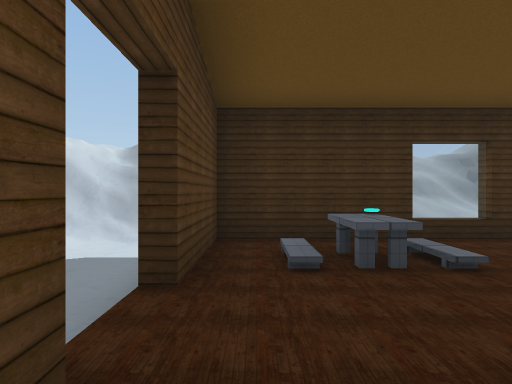
view 1 (above)

16 first-person views from a walk through a Unity game level. The camera is 1.2 m above the floor, looks level and sees 75° across. Doors are open. The floor is counted in squares, 2 m on a side. Each view is taken from the middle of a square. On the plan, view 1 faces up. The plan holds only what a view shows up to about 10 squares ahead; the rest is blank. The place goes on beyond the plan. The player is left out. Some surface patterns are stand-ins.

view 2
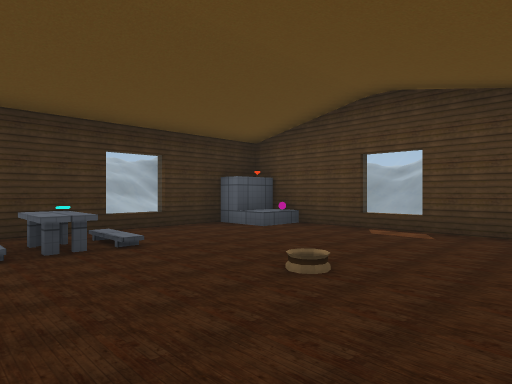

view 3
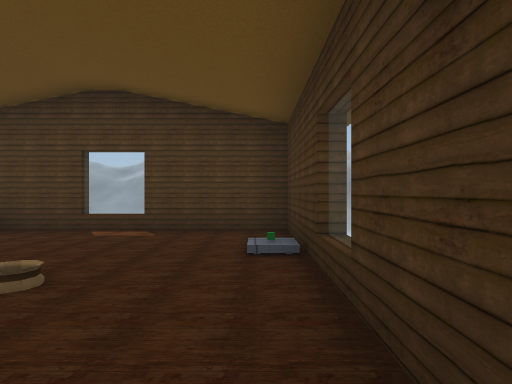

view 4
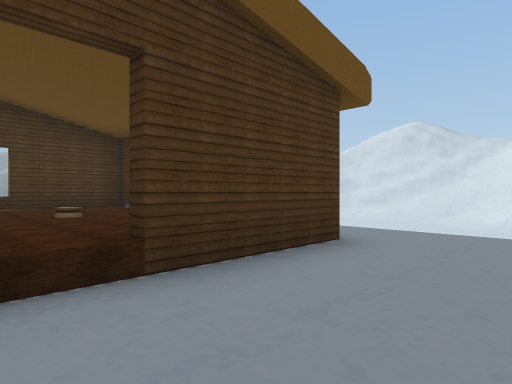

view 5
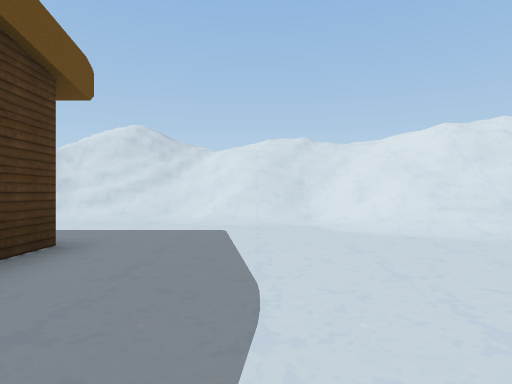

view 6
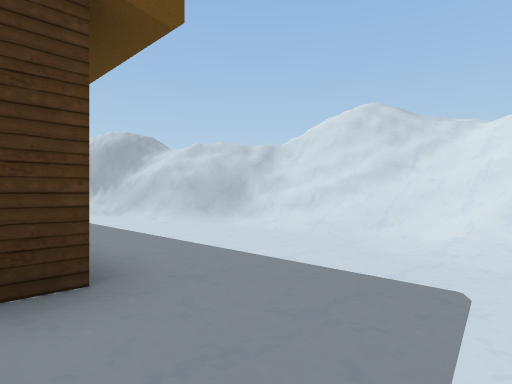

view 7
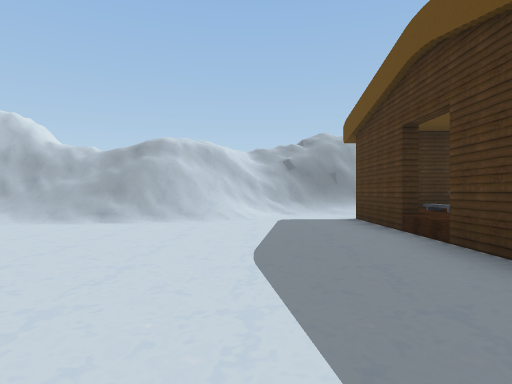

view 8
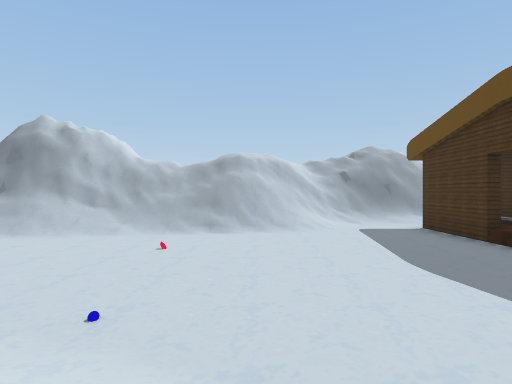

view 9
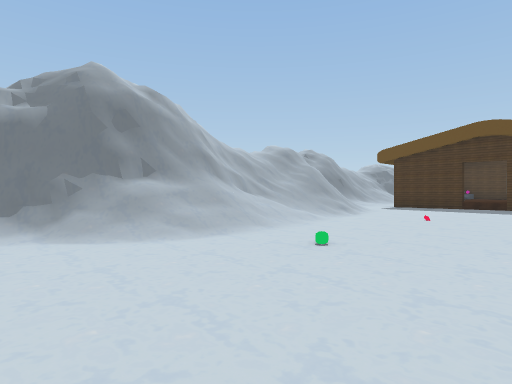

view 10
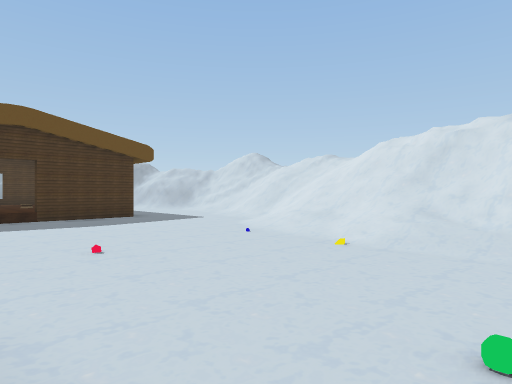

view 11
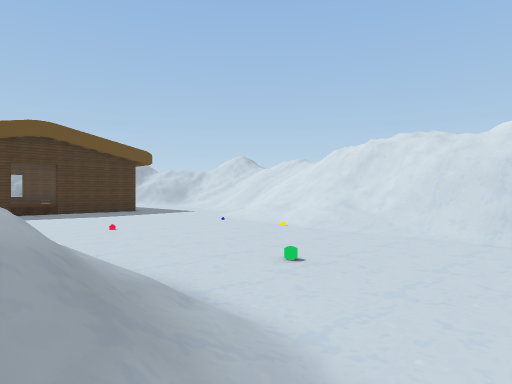

view 12
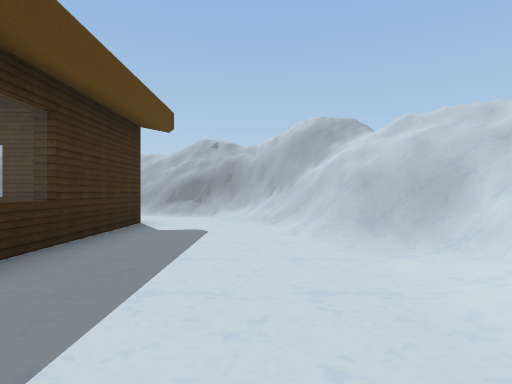

view 13
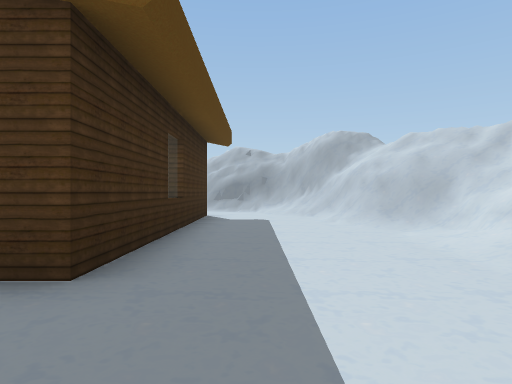

view 14
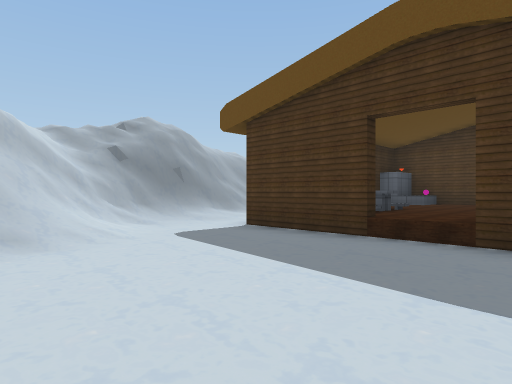

view 15
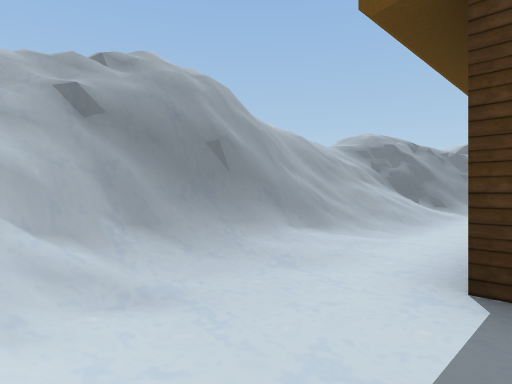

view 16
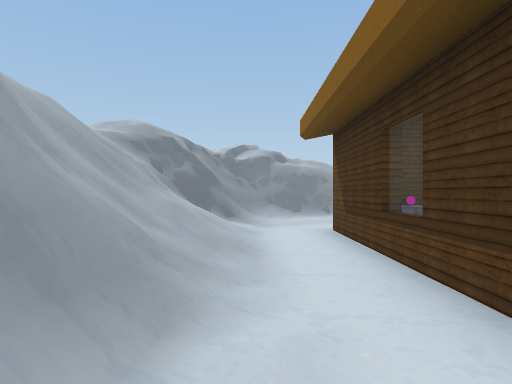

### Floor plan
Key: @ floor where view 1 was taken; # wall or solid block; x gap in a wall; . main floor; : floor 0.25 m higher than the main floor; + floor 0.5 m higher than the main floor; * floor 3.75 m higher than the main floor; % floor 4 m higher than the main floor; & floor 4.25 m higher than the main floor; $ floor 4.5 m higher than the main floor; / step, stairs or slope; D open door; = window, fence, low wall or low ledge; ^ raised ledge; v drop or lower ground.
Columns run from 14 left of view 1 to 9 right of it. Each row starts with its distance up from view 1.
  9            ==    ////
  8           %*%$x////=//
  7   =      &#####=///##==/
  6  ===== //*==//////////=/
  5  ######/////........./=
  4  /==///////..####=##./##
  3 ../////......#+^+++#  //
  2 .............D+++++#  //
  1 .............D++++++
  0 .............#@++++#  +/
 -1 .............#+++/+# .v/
 -2   =/////.....###.###..=/
 -3   ==#/////.........../=
 -4   //=v//////.......//#v
 -5     ////////////.:vv=#
 -6       /////////##////#
 -7         ///////==////=
 -8             ///vx//=
 -9               =

Where each view was taken, in squares from view 1:
view 1: 0 up, 0 right, facing up
view 2: 1 down, 0 right, facing up-right
view 3: 1 down, 0 right, facing right
view 4: 2 up, 3 left, facing down-right
view 5: 2 up, 3 left, facing down
view 6: 1 down, 3 left, facing down-right
view 7: 3 down, 3 left, facing up
view 8: 4 down, 5 left, facing up
view 9: 1 down, 14 left, facing up-right
view 10: 3 up, 11 left, facing down-right
view 11: 4 up, 13 left, facing down-right
view 12: 4 down, 1 left, facing right
view 13: 3 down, 3 left, facing right
view 14: 0 up, 5 left, facing up-right
view 15: 4 up, 3 left, facing up-right
view 16: 6 up, 1 left, facing right
